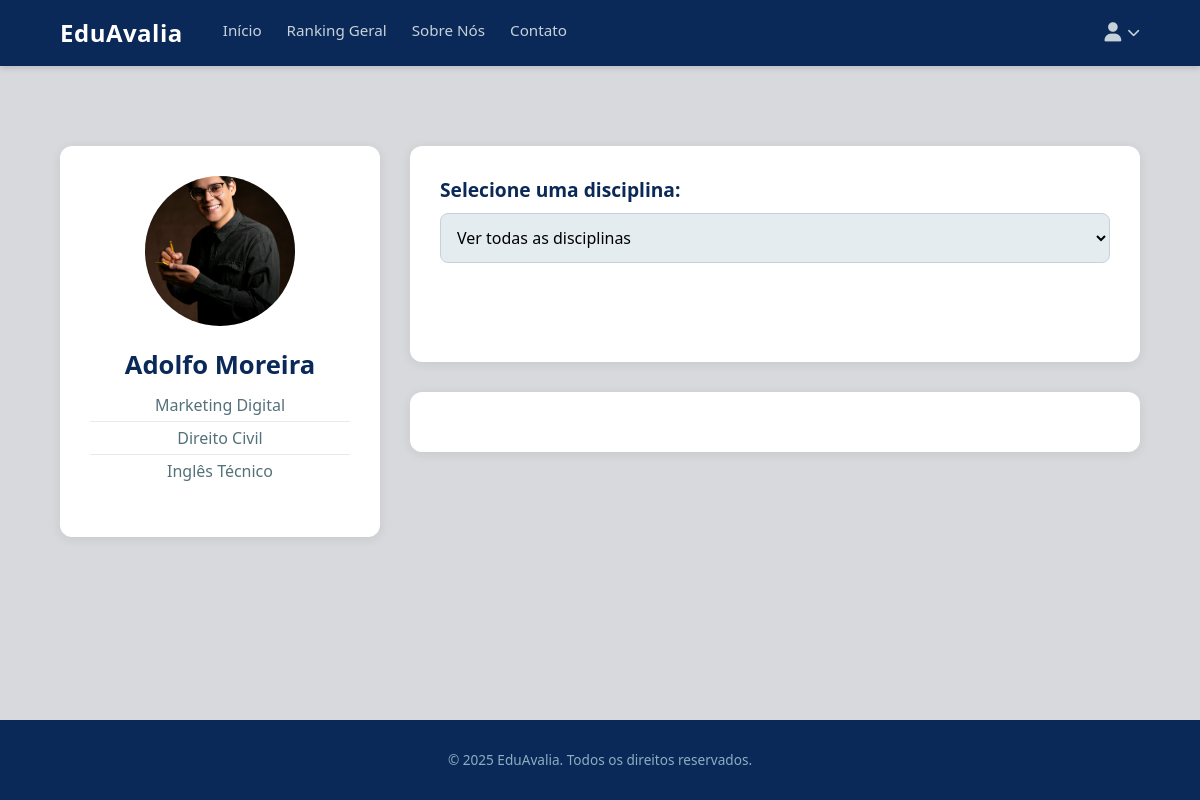
The app's page /professores/42/ with its own data.
### avaliacoes/models.py (models this page shows, shortened)
class Professor(models.Model):
    user = models.OneToOneField(CustomUser, on_delete=models.CASCADE, limit_choices_to={'user_type': 'professor'})
    foto = models.ImageField(upload_to='professores_fotos/', blank=True, null=True)

class CustomUser(AbstractUser):
    USER_TYPE_CHOICES = (
        ('aluno', 'Aluno'),
        ('professor', 'Professor'),
        ('admin', 'Administrador'),
    )
    user_type = models.CharField(max_length=20, choices=USER_TYPE_CHOICES, default='aluno')
    cpf = models.CharField(max_length=11, unique=True)
    data_nascimento = models.DateField(null=True, blank=True)

class DisciplinaPessoa(models.Model):
    STATUS_CHOICES = [
        ('ativo', 'Ativo'),
        ('inativo', 'Inativo'),
    ]
    disciplina = models.ForeignKey('Materia', on_delete=models.CASCADE)
    pessoa = models.ForeignKey('CustomUser', on_delete=models.CASCADE, related_name='disciplinas_pessoa')
    status = models.CharField(max_length=20, choices=STATUS_CHOICES, default='ativo')
    class Meta:
        unique_together = ('disciplina', 'pessoa')

class Materia(models.Model):
    nome = models.CharField(max_length=100) # Este campo armazena o nome real ("Química")
    codigo = models.CharField(max_length=20, unique=True)
    data_inicio = models.DateField()
    nome_normalized = models.CharField(max_length=100, blank=True, db_index=True)

### avaliacoes/views.py (the view, shortened to what this page needs)
# urls.py: path('professores/<int:professor_id>/', views.detalhes_professor, name='detalhes_professor'),
def detalhes_professor(request, professor_id):
    professor = get_object_or_404(Professor, pk=professor_id)
    disciplinas_do_professor = DisciplinaPessoa.objects.filter(pessoa=professor.user).select_related('disciplina')
    comentarios = Avaliacao.objects.filter(
        disciplina_pessoa__pessoa=professor.user,
        comentario__isnull=False
    ).exclude(comentario='').order_by('-data_avaliacao')
    pode_avaliar = False
    disciplinas_permitidas_ids = []
    disciplinas_avaliadas_ids = [] # <-- VARIÁVEL PARA GUARDAR OS IDS JÁ AVALIADOS
    dados_grafico = {}
    dados_all = {
        'didatica': [], 'dificuldade': [], 'relacionamento': [], 'pontualidade': []
    }
    try:
        cat_didatica = Categoria.objects.get(nome_categoria='Didática')
        cat_dificuldade = Categoria.objects.get(nome_categoria='Dificuldade')
        cat_relacionamento = Categoria.objects.get(nome_categoria='Relacionamento')
        cat_pontualidade = Categoria.objects.get(nome_categoria='Pontualidade')
    except Categoria.DoesNotExist as e:
        context = {
            'professor': professor,
            'disciplinas_professor': disciplinas_do_professor,
            'comentarios': comentarios,
            'dados_grafico_json': json.dumps({'all': dados_all}),
            'pode_avaliar': pode_avaliar,
            'disciplinas_permitidas_json': json.dumps(disciplinas_permitidas_ids),
            'disciplinas_avaliadas_json': json.dumps(disciplinas_avaliadas_ids), # ENVIADO AQUI
        }
        return render(request, 'avaliacoes/detalhes_professor.html', context)
    for dp in disciplinas_do_professor:
        notas_disciplina = AvaliacaoCategoria.objects.filter(avaliacao__disciplina_pessoa=dp)
        notas_didatica = list(notas_disciplina.filter(categoria=cat_didatica).values_list('nota', flat=True))
        notas_dificuldade = list(notas_disciplina.filter(categoria=cat_dificuldade).values_list('nota', flat=True))
        notas_relacionamento = list(notas_disciplina.filter(categoria=cat_relacionamento).values_list('nota', flat=True))
        notas_pontualidade = list(notas_disciplina.filter(categoria=cat_pontualidade).values_list('nota', flat=True))
        dados_grafico[dp.pk] = {
            'didatica': notas_didatica,
            'dificuldade': notas_dificuldade,
            'relacionamento': notas_relacionamento,
            'pontualidade': notas_pontualidade,
        }
        dados_all['didatica'].extend(notas_didatica)
        dados_all['dificuldade'].extend(notas_dificuldade)
        dados_all['relacionamento'].extend(notas_relacionamento)
        dados_all['pontualidade'].extend(notas_pontualidade)
    dados_grafico['all'] = dados_all
    context = {
        'professor': professor,
        'disciplinas_professor': disciplinas_do_professor, # Para o dropdown
        'comentarios': comentarios,
        'dados_grafico_json': json.dumps(dados_grafico, default=str), # Envia o NOVO JSON
        'pode_avaliar': pode_avaliar,
        'disciplinas_permitidas_json': json.dumps(disciplinas_permitidas_ids),
        'disciplinas_avaliadas_json': json.dumps(disciplinas_avaliadas_ids), # ENVIADO AQUI
    }
    return render(request, 'avaliacoes/detalhes_professor.html', context)

### avaliacoes/templates/avaliacoes/detalhes_professor.html (shortened to what this page needs)
{% extends 'base.html' %}
{% load static %}
{% block content %}
<div class="admin-container" style="max-width: 1200px; padding-top: 40px;">
    <div class="profile-grid-container">
        <aside class="professor-card">
            <div class="professor-image-placeholder">
                {% if professor.foto %}
                    <img src="{{ professor.foto.url }}" alt="Foto de {{ professor.user.get_full_name }}" style="
                        width: 100%;
                        height: 100%;
                        object-fit: cover;
                        border-radius: 50%;
                    ">
                {% else %}
                    <i class="fa-solid fa-user"></i>
                {% endif %}
            </div>
            <h2>{{ professor.user.get_full_name }}</h2>
            <ul class="subject-list">
                {% for dp in professor.user.disciplinas_pessoa.all %}
                    <li>{{ dp.disciplina.nome }}</li>
                {% empty %}
                    <li>Nenhuma disciplina</li>
                {% endfor %}
            </ul>
        </aside>
        <section class="evaluation-main">
            <div class="unified-card">
                <div class="disciplina-select-group">
                    <label for="main-disciplina-select">Selecione uma disciplina:</label>
                    <select id="main-disciplina-select">
                        <option value="all" selected>Ver todas as disciplinas</option>
                    </select>
                </div>
            </div>
            <section class="comment-card">
            </section>
        </section>
        </div>
</div>
{% endblock content %}

### avaliacoes/templates/base.html (style rules this page uses)
:root { --azul-marinho: #0b2958; --azul-acinzentado: #8bafc1; --verde: #18a594; --cinza-claro: #c6d2d9; --painel-central: #e4ecf0; --cinza-escuro-letras: #a7adaf; --verde-escuro-letras: #53717a; --cinza-claro-fundo: #d7d9dc; }
* { margin: 0; padding: 0; box-sizing: border-box; }
body { font-family: 'Segoe UI', sans-serif; background-color: var(--cinza-claro-fundo); color: #333; line-height: 1.5; display: flex; flex-direction: column; min-height: 100vh; }
.admin-container { display: flex; justify-content: center; gap: 30px; width: 90%; max-width: 1200px; margin: 40px auto; align-items: flex-start; flex-grow: 1; }

### avaliacoes/templates/avaliacoes/detalhes_professor.html (style rules this page uses)
.profile-grid-container { display: grid; grid-template-columns: 320px 1fr; gap: 30px; align-items: flex-start; width: 100%; max-width: 1200px; margin: 0 auto; }
.professor-card { background-color: #fff; border-radius: 12px; padding: 30px; box-shadow: 0 2px 12px rgba(0, 0, 0, 0.08); }
.professor-image-placeholder { width: 150px; height: 150px; border-radius: 50%; background-color: var(--painel-central); margin: 0 auto 20px auto; display: flex; align-items: center; justify-content: center; font-size: 5rem; color: var(--azul-acinzentado); }
.professor-card h2 { text-align: center; font-size: 1.6rem; color: var(--azul-marinho); margin-bottom: 5px; font-weight: 600; }
.professor-card .subject-list { text-align: center; font-size: 1rem; color: var(--verde-escuro-letras); margin-bottom: 20px; list-style: none; padding: 0; }
.professor-card .subject-list li { font-weight: 500; padding: 4px 0; border-bottom: 1px solid var(--painel-central); }
.professor-card .subject-list li:last-child { border-bottom: none; }
.evaluation-main { display: flex; flex-direction: column; gap: 30px; }
.unified-card { padding: 30px; background-color: #fff; border-radius: 12px; box-shadow: 0 2px 12px rgba(0, 0, 0, 0.08); }
.disciplina-select-group { margin-bottom: 20px; text-align: left; }
.disciplina-select-group label { font-weight: 600; color: var(--azul-marinho); margin-bottom: 8px; display: block; font-size: 1.2rem; }
.disciplina-select-group select { width: 100%; padding: 12px; border: 1px solid var(--cinza-claro); border-radius: 8px; background-color: var(--painel-central); font-size: 1rem; font-family: 'Segoe UI', sans-serif; }
.comment-card { padding: 30px; background-color: #fff; border-radius: 12px; box-shadow: 0 2px 12px rgba(0, 0, 0, 0.08); }

### records on screen
Professor: foto (picture), user.get_full_name "Adolfo Moreira"
DisciplinaPessoa: disciplina.nome "Marketing Digital"
DisciplinaPessoa: disciplina.nome "Direito Civil"
DisciplinaPessoa: disciplina.nome "Inglês Técnico"
